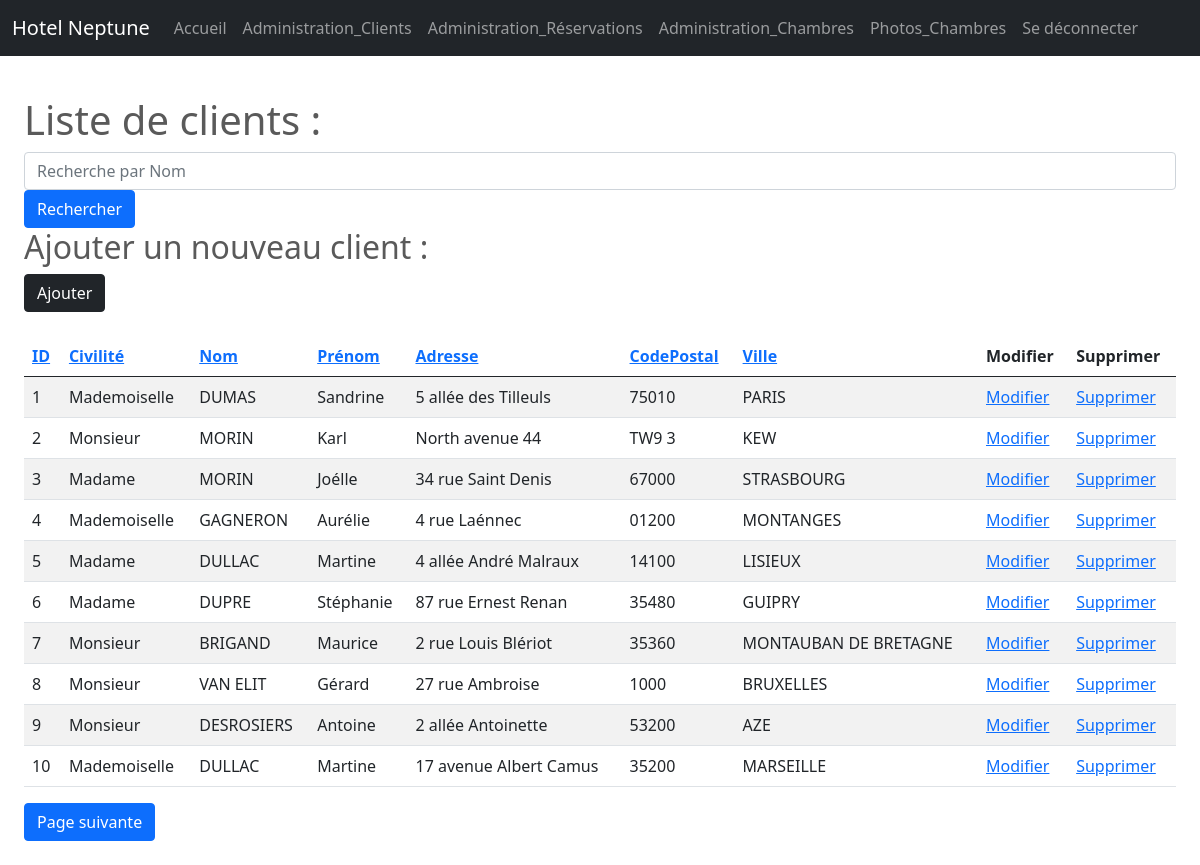
Screenshot of /Admin/Administration.php with the database file from the repository.
### tables this page shows
CREATE TABLE IF NOT EXISTS `clients` (
  `id` int NOT NULL AUTO_INCREMENT,
  `civilite` varchar(20) NOT NULL,
  `nom` varchar(100) NOT NULL,
  `prenom` varchar(70) NOT NULL,
  `adresse` varchar(200) DEFAULT NULL,
  `codePostal` varchar(10) DEFAULT NULL,
  `ville` varchar(200) DEFAULT NULL,
  `pays_id` int DEFAULT NULL,
  `email` varchar(100) DEFAULT NULL,
  `pass` varchar(100) DEFAULT NULL,
  PRIMARY KEY (`id`),
  KEY `pays_id` (`pays_id`)
);

### Admin/Administration.php (the view, shortened to what this page needs)
<?php require 'headeradmin.php'; ?>
<?php
function withParam(array $data, string $param, $value): string {
    return http_build_query(array_merge($data, [$param => $value]));
  }
function withParams(array $data, array $params): string {
    return http_build_query(array_merge($data, $params));
    }
function sortir(string $sortKey, string $label, array $data): string{
    $sort = $data['sort'] ?? null;
    $direction = $data['dir'] ?? null;
    $icon = "";
    $url = withParams($data, ['sort' => $sortKey, 'dir' => $direction === 'asc' && $sort === $sortKey ? 'desc' : 'asc']);
    return <<<HTML
    <a href="?$url">$label $icon</a>
HTML;
}
$query = "SELECT * FROM clients";
$queryCount = "SELECT COUNT(id) as total FROM clients";
$params = [];
$page = (int)($_GET['p'] ?? 1);
$offset = ($page-1) * PER_PAGE;
$query .= " LIMIT " . PER_PAGE . " OFFSET $offset";
$statement = $bdd->prepare($query);
$statement->execute($params);
$clients = $statement->fetchAll();
$statement = $bdd->prepare($queryCount);
$statement->execute($params);
$total = (int)$statement->fetch()['total'];
$pages = ceil($total / PER_PAGE);
?>
<!DOCTYPE html>
<html lang="en">
<head>
</head>
<body class="p-4">
<br><br><br>
    <h1>Liste de clients :</h1>
    <form action="" class="mb-4">
        <div class="form-group">
            <input type="text" class="form-control" name="q" placeholder="Recherche par Nom">
        </div>
        <button class="btn btn-primary">Rechercher</button>
        <h2>Ajouter un nouveau client :</h2>
        <a href="AjoutClients.php" class="btn btn-dark">Ajouter</a>
    </form>
    <table class="table table-striped">
        <thead>
            <tr>
                <th scope="col"><?= sortir('id', 'ID', $_GET)?></th>
                <th scope="col"><?= sortir('civilite', 'Civilité', $_GET)?></th>
                <th scope="col"><?= sortir('nom', 'Nom', $_GET)?></th>
                <th scope="col"><?= sortir('prenom', 'Prénom', $_GET)?></th>
                <th scope="col"><?= sortir('adresse', 'Adresse', $_GET)?></th>
                <th scope="col"><?= sortir('codePostal', 'CodePostal', $_GET)?></th>
                <th scope="col"><?= sortir('ville', 'Ville', $_GET)?></th>
                <th scope="col">Modifier</th>
                <th scope="col">Supprimer</th>
            </tr>
        </thead>
        <tbody>
        <?php foreach($clients as $c): ?>
            <tr>
                <td><?= $c['id']?></td>
                <td><?= $c['civilite']?></td>
                <td><?= $c['nom']?></td>
                <td><?= $c['prenom']?></td>
                <td><?= $c['adresse']?></td>
                <td><?= $c['codePostal']?></td>
                <td><?= $c['ville']?></td>
                <td><a href="modif.php?id_client=<?= $c['id'] ?>">Modifier</a></td>
                <td><a href="Administration.php?type=membre&supprime=<?= $c['id'] ?>">Supprimer</a></td>
            </tr>
            <?php endforeach ?>
        </tbody>
    </table>
    <?php if ($pages > 1 && $page < $pages):?>
        <a href="?<?= withParam($_GET, "p", $page + 1) ?>" class="btn btn-primary">Page suivante</a>
    <?php endif ?>
</body>
</html

### Admin/carousel.css (style rules this page uses)
body { padding-top: 3rem; padding-bottom: 3rem; color: #5a5a5a; }

### rows the page displays
clients: id "1", civilite "Mademoiselle", nom "DUMAS", prenom "Sandrine", adresse "5 allée des Tilleuls", codePostal "75010", ville "PARIS"
clients: id "2", civilite "Monsieur", nom "MORIN", prenom "Karl", adresse "North avenue 44", codePostal "TW9 3", ville "KEW"
clients: id "3", civilite "Madame", nom "MORIN", prenom "Joélle", adresse "34 rue Saint Denis", codePostal "67000", ville "STRASBOURG"
clients: id "4", civilite "Mademoiselle", nom "GAGNERON", prenom "Aurélie", adresse "4 rue Laénnec", codePostal "01200", ville "MONTANGES"
clients: id "5", civilite "Madame", nom "DULLAC", prenom "Martine", adresse "4 allée André Malraux", codePostal "14100", ville "LISIEUX"
clients: id "6", civilite "Madame", nom "DUPRE", prenom "Stéphanie", adresse "87 rue Ernest Renan", codePostal "35480", ville "GUIPRY"
clients: id "7", civilite "Monsieur", nom "BRIGAND", prenom "Maurice", adresse "2 rue Louis Blériot", codePostal "35360", ville "MONTAUBAN DE BRETAGNE"
clients: id "8", civilite "Monsieur", nom "VAN ELIT", prenom "Gérard", adresse "27 rue Ambroise", codePostal "1000", ville "BRUXELLES"
clients: id "9", civilite "Monsieur", nom "DESROSIERS", prenom "Antoine", adresse "2 allée Antoinette", codePostal "53200", ville "AZE"
clients: id "10", civilite "Mademoiselle", nom "DULLAC", prenom "Martine", adresse "17 avenue Albert Camus", codePostal "35200", ville "MARSEILLE"

### other values shown
$label "ID Civilité Nom Prénom Adresse CodePostal Ville"
